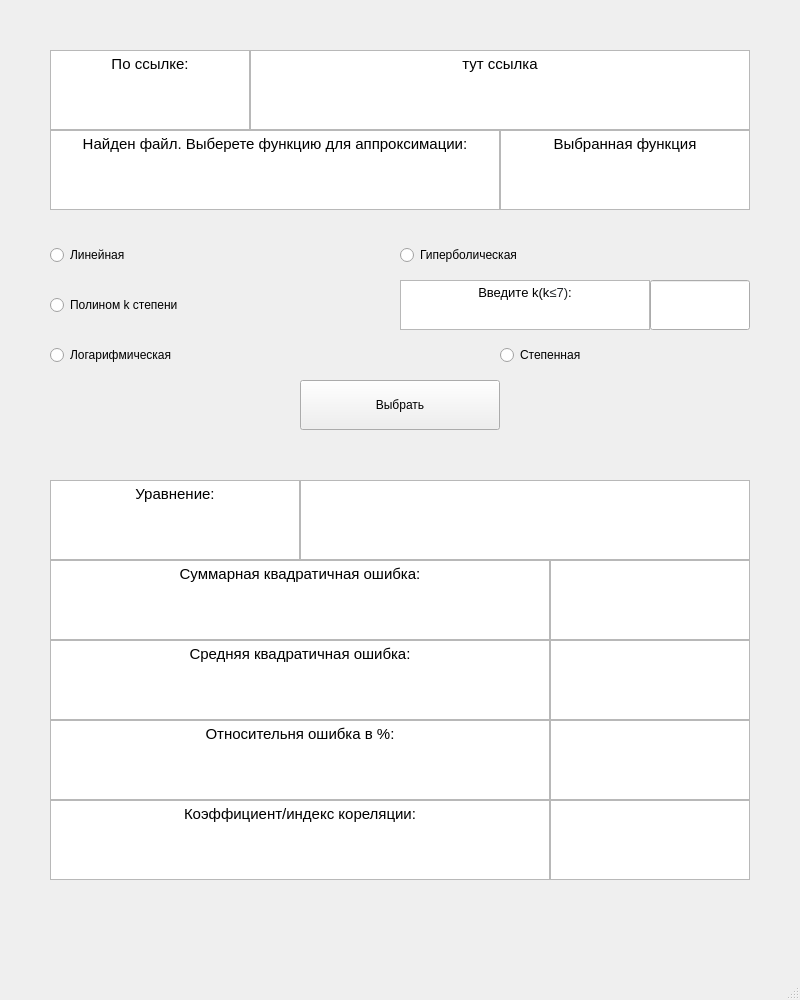
<?xml version="1.0" encoding="UTF-8"?>
<ui version="4.0">
 <class>Dialog</class>
 <widget class="QMainWindow" name="Dialog">
  <property name="geometry">
   <rect>
    <x>0</x>
    <y>0</y>
    <width>800</width>
    <height>1000</height>
   </rect>
  </property>
  <property name="windowTitle">
   <string>MainWindow</string>
  </property>
  <widget class="QWidget" name="centralwidget">
   <widget class="QRadioButton" name="radioButton">
    <property name="geometry">
     <rect>
      <x>50</x>
      <y>230</y>
      <width>250</width>
      <height>50</height>
     </rect>
    </property>
    <property name="text">
     <string>Линейная</string>
    </property>
   </widget>
   <widget class="QRadioButton" name="radioButton_2">
    <property name="geometry">
     <rect>
      <x>50</x>
      <y>280</y>
      <width>350</width>
      <height>50</height>
     </rect>
    </property>
    <property name="text">
     <string>Полином k степени</string>
    </property>
   </widget>
   <widget class="QRadioButton" name="radioButton_3">
    <property name="geometry">
     <rect>
      <x>50</x>
      <y>330</y>
      <width>380</width>
      <height>50</height>
     </rect>
    </property>
    <property name="text">
     <string>Логарифмическая</string>
    </property>
   </widget>
   <widget class="QRadioButton" name="radioButton_4">
    <property name="geometry">
     <rect>
      <x>500</x>
      <y>330</y>
      <width>250</width>
      <height>50</height>
     </rect>
    </property>
    <property name="text">
     <string>Степенная</string>
    </property>
   </widget>
   <widget class="QRadioButton" name="radioButton_5">
    <property name="geometry">
     <rect>
      <x>400</x>
      <y>230</y>
      <width>350</width>
      <height>50</height>
     </rect>
    </property>
    <property name="text">
     <string>Гиперболическая</string>
    </property>
   </widget>
   <widget class="QPushButton" name="pushButton">
    <property name="geometry">
     <rect>
      <x>300</x>
      <y>380</y>
      <width>200</width>
      <height>50</height>
     </rect>
    </property>
    <property name="text">
     <string>Выбрать</string>
    </property>
   </widget>
   <widget class="QTextBrowser" name="textBrowser">
    <property name="geometry">
     <rect>
      <x>250</x>
      <y>50</y>
      <width>500</width>
      <height>80</height>
     </rect>
    </property>
    <property name="html">
     <string>&lt;!DOCTYPE HTML PUBLIC &quot;-//W3C//DTD HTML 4.0//EN&quot; &quot;http://www.w3.org/TR/REC-html40/strict.dtd&quot;&gt;
&lt;html&gt;&lt;head&gt;&lt;meta name=&quot;qrichtext&quot; content=&quot;1&quot; /&gt;&lt;style type=&quot;text/css&quot;&gt;
p, li { white-space: pre-wrap; }
&lt;/style&gt;&lt;/head&gt;&lt;body style=&quot; font-family:'Ubuntu'; font-size:11pt; font-weight:400; font-style:normal;&quot;&gt;
&lt;p align=&quot;center&quot; style=&quot; margin-top:0px; margin-bottom:0px; margin-left:0px; margin-right:0px; -qt-block-indent:0; text-indent:0px;&quot;&gt;тут ссылка&lt;/p&gt;&lt;/body&gt;&lt;/html&gt;</string>
    </property>
   </widget>
   <widget class="QTextBrowser" name="textBrowser_2">
    <property name="geometry">
     <rect>
      <x>50</x>
      <y>50</y>
      <width>200</width>
      <height>80</height>
     </rect>
    </property>
    <property name="html">
     <string>&lt;!DOCTYPE HTML PUBLIC &quot;-//W3C//DTD HTML 4.0//EN&quot; &quot;http://www.w3.org/TR/REC-html40/strict.dtd&quot;&gt;
&lt;html&gt;&lt;head&gt;&lt;meta name=&quot;qrichtext&quot; content=&quot;1&quot; /&gt;&lt;style type=&quot;text/css&quot;&gt;
p, li { white-space: pre-wrap; }
&lt;/style&gt;&lt;/head&gt;&lt;body style=&quot; font-family:'Ubuntu'; font-size:11pt; font-weight:400; font-style:normal;&quot;&gt;
&lt;p align=&quot;center&quot; style=&quot; margin-top:0px; margin-bottom:0px; margin-left:0px; margin-right:0px; -qt-block-indent:0; text-indent:0px;&quot;&gt;По ссылке:&lt;/p&gt;&lt;/body&gt;&lt;/html&gt;</string>
    </property>
   </widget>
   <widget class="QTextBrowser" name="textBrowser_3">
    <property name="geometry">
     <rect>
      <x>50</x>
      <y>130</y>
      <width>450</width>
      <height>80</height>
     </rect>
    </property>
    <property name="html">
     <string>&lt;!DOCTYPE HTML PUBLIC &quot;-//W3C//DTD HTML 4.0//EN&quot; &quot;http://www.w3.org/TR/REC-html40/strict.dtd&quot;&gt;
&lt;html&gt;&lt;head&gt;&lt;meta name=&quot;qrichtext&quot; content=&quot;1&quot; /&gt;&lt;style type=&quot;text/css&quot;&gt;
p, li { white-space: pre-wrap; }
&lt;/style&gt;&lt;/head&gt;&lt;body style=&quot; font-family:'Ubuntu'; font-size:11pt; font-weight:400; font-style:normal;&quot;&gt;
&lt;p align=&quot;center&quot; style=&quot; margin-top:0px; margin-bottom:0px; margin-left:0px; margin-right:0px; -qt-block-indent:0; text-indent:0px;&quot;&gt;Найден файл. Выберете функцию для аппроксимации:&lt;/p&gt;&lt;/body&gt;&lt;/html&gt;</string>
    </property>
   </widget>
   <widget class="QTextBrowser" name="textBrowser_4">
    <property name="geometry">
     <rect>
      <x>500</x>
      <y>130</y>
      <width>250</width>
      <height>80</height>
     </rect>
    </property>
    <property name="html">
     <string>&lt;!DOCTYPE HTML PUBLIC &quot;-//W3C//DTD HTML 4.0//EN&quot; &quot;http://www.w3.org/TR/REC-html40/strict.dtd&quot;&gt;
&lt;html&gt;&lt;head&gt;&lt;meta name=&quot;qrichtext&quot; content=&quot;1&quot; /&gt;&lt;style type=&quot;text/css&quot;&gt;
p, li { white-space: pre-wrap; }
&lt;/style&gt;&lt;/head&gt;&lt;body style=&quot; font-family:'Ubuntu'; font-size:11pt; font-weight:400; font-style:normal;&quot;&gt;
&lt;p align=&quot;center&quot; style=&quot; margin-top:0px; margin-bottom:0px; margin-left:0px; margin-right:0px; -qt-block-indent:0; text-indent:0px;&quot;&gt;Выбранная функция&lt;/p&gt;&lt;/body&gt;&lt;/html&gt;</string>
    </property>
   </widget>
   <widget class="QTextBrowser" name="textBrowser_5">
    <property name="geometry">
     <rect>
      <x>300</x>
      <y>480</y>
      <width>450</width>
      <height>80</height>
     </rect>
    </property>
    <property name="font">
     <font>
      <pointsize>9</pointsize>
     </font>
    </property>
   </widget>
   <widget class="QTextBrowser" name="textBrowser_6">
    <property name="geometry">
     <rect>
      <x>50</x>
      <y>480</y>
      <width>250</width>
      <height>80</height>
     </rect>
    </property>
    <property name="html">
     <string>&lt;!DOCTYPE HTML PUBLIC &quot;-//W3C//DTD HTML 4.0//EN&quot; &quot;http://www.w3.org/TR/REC-html40/strict.dtd&quot;&gt;
&lt;html&gt;&lt;head&gt;&lt;meta name=&quot;qrichtext&quot; content=&quot;1&quot; /&gt;&lt;style type=&quot;text/css&quot;&gt;
p, li { white-space: pre-wrap; }
&lt;/style&gt;&lt;/head&gt;&lt;body style=&quot; font-family:'Ubuntu'; font-size:11pt; font-weight:400; font-style:normal;&quot;&gt;
&lt;p align=&quot;center&quot; style=&quot; margin-top:0px; margin-bottom:0px; margin-left:0px; margin-right:0px; -qt-block-indent:0; text-indent:0px;&quot;&gt;Уравнение:&lt;/p&gt;&lt;/body&gt;&lt;/html&gt;</string>
    </property>
   </widget>
   <widget class="QTextBrowser" name="textBrowser_7">
    <property name="geometry">
     <rect>
      <x>50</x>
      <y>560</y>
      <width>500</width>
      <height>80</height>
     </rect>
    </property>
    <property name="html">
     <string>&lt;!DOCTYPE HTML PUBLIC &quot;-//W3C//DTD HTML 4.0//EN&quot; &quot;http://www.w3.org/TR/REC-html40/strict.dtd&quot;&gt;
&lt;html&gt;&lt;head&gt;&lt;meta name=&quot;qrichtext&quot; content=&quot;1&quot; /&gt;&lt;style type=&quot;text/css&quot;&gt;
p, li { white-space: pre-wrap; }
&lt;/style&gt;&lt;/head&gt;&lt;body style=&quot; font-family:'Ubuntu'; font-size:11pt; font-weight:400; font-style:normal;&quot;&gt;
&lt;p align=&quot;center&quot; style=&quot; margin-top:0px; margin-bottom:0px; margin-left:0px; margin-right:0px; -qt-block-indent:0; text-indent:0px;&quot;&gt;Суммарная квадратичная ошибка:&lt;/p&gt;&lt;/body&gt;&lt;/html&gt;</string>
    </property>
   </widget>
   <widget class="QTextBrowser" name="textBrowser_8">
    <property name="geometry">
     <rect>
      <x>550</x>
      <y>560</y>
      <width>200</width>
      <height>80</height>
     </rect>
    </property>
   </widget>
   <widget class="QTextBrowser" name="textBrowser_9">
    <property name="geometry">
     <rect>
      <x>550</x>
      <y>640</y>
      <width>200</width>
      <height>80</height>
     </rect>
    </property>
   </widget>
   <widget class="QTextBrowser" name="textBrowser_10">
    <property name="geometry">
     <rect>
      <x>50</x>
      <y>640</y>
      <width>500</width>
      <height>80</height>
     </rect>
    </property>
    <property name="html">
     <string>&lt;!DOCTYPE HTML PUBLIC &quot;-//W3C//DTD HTML 4.0//EN&quot; &quot;http://www.w3.org/TR/REC-html40/strict.dtd&quot;&gt;
&lt;html&gt;&lt;head&gt;&lt;meta name=&quot;qrichtext&quot; content=&quot;1&quot; /&gt;&lt;style type=&quot;text/css&quot;&gt;
p, li { white-space: pre-wrap; }
&lt;/style&gt;&lt;/head&gt;&lt;body style=&quot; font-family:'Ubuntu'; font-size:11pt; font-weight:400; font-style:normal;&quot;&gt;
&lt;p align=&quot;center&quot; style=&quot; margin-top:0px; margin-bottom:0px; margin-left:0px; margin-right:0px; -qt-block-indent:0; text-indent:0px;&quot;&gt;Средняя квадратичная ошибка:&lt;/p&gt;&lt;/body&gt;&lt;/html&gt;</string>
    </property>
   </widget>
   <widget class="QTextBrowser" name="textBrowser_11">
    <property name="geometry">
     <rect>
      <x>550</x>
      <y>720</y>
      <width>200</width>
      <height>80</height>
     </rect>
    </property>
   </widget>
   <widget class="QTextBrowser" name="textBrowser_12">
    <property name="geometry">
     <rect>
      <x>50</x>
      <y>720</y>
      <width>500</width>
      <height>80</height>
     </rect>
    </property>
    <property name="html">
     <string>&lt;!DOCTYPE HTML PUBLIC &quot;-//W3C//DTD HTML 4.0//EN&quot; &quot;http://www.w3.org/TR/REC-html40/strict.dtd&quot;&gt;
&lt;html&gt;&lt;head&gt;&lt;meta name=&quot;qrichtext&quot; content=&quot;1&quot; /&gt;&lt;style type=&quot;text/css&quot;&gt;
p, li { white-space: pre-wrap; }
&lt;/style&gt;&lt;/head&gt;&lt;body style=&quot; font-family:'Ubuntu'; font-size:11pt; font-weight:400; font-style:normal;&quot;&gt;
&lt;p align=&quot;center&quot; style=&quot; margin-top:0px; margin-bottom:0px; margin-left:0px; margin-right:0px; -qt-block-indent:0; text-indent:0px;&quot;&gt;Относительня ошибка в %:&lt;/p&gt;&lt;/body&gt;&lt;/html&gt;</string>
    </property>
   </widget>
   <widget class="QTextBrowser" name="textBrowser_13">
    <property name="geometry">
     <rect>
      <x>550</x>
      <y>800</y>
      <width>200</width>
      <height>80</height>
     </rect>
    </property>
   </widget>
   <widget class="QTextBrowser" name="textBrowser_14">
    <property name="geometry">
     <rect>
      <x>50</x>
      <y>800</y>
      <width>500</width>
      <height>80</height>
     </rect>
    </property>
    <property name="html">
     <string>&lt;!DOCTYPE HTML PUBLIC &quot;-//W3C//DTD HTML 4.0//EN&quot; &quot;http://www.w3.org/TR/REC-html40/strict.dtd&quot;&gt;
&lt;html&gt;&lt;head&gt;&lt;meta name=&quot;qrichtext&quot; content=&quot;1&quot; /&gt;&lt;style type=&quot;text/css&quot;&gt;
p, li { white-space: pre-wrap; }
&lt;/style&gt;&lt;/head&gt;&lt;body style=&quot; font-family:'Ubuntu'; font-size:11pt; font-weight:400; font-style:normal;&quot;&gt;
&lt;p align=&quot;center&quot; style=&quot; margin-top:0px; margin-bottom:0px; margin-left:0px; margin-right:0px; -qt-block-indent:0; text-indent:0px;&quot;&gt;Коэффициент/индекс кореляции:&lt;/p&gt;&lt;/body&gt;&lt;/html&gt;</string>
    </property>
   </widget>
   <widget class="QTextBrowser" name="textBrowser_15">
    <property name="geometry">
     <rect>
      <x>400</x>
      <y>280</y>
      <width>250</width>
      <height>50</height>
     </rect>
    </property>
    <property name="html">
     <string>&lt;!DOCTYPE HTML PUBLIC &quot;-//W3C//DTD HTML 4.0//EN&quot; &quot;http://www.w3.org/TR/REC-html40/strict.dtd&quot;&gt;
&lt;html&gt;&lt;head&gt;&lt;meta name=&quot;qrichtext&quot; content=&quot;1&quot; /&gt;&lt;style type=&quot;text/css&quot;&gt;
p, li { white-space: pre-wrap; }
&lt;/style&gt;&lt;/head&gt;&lt;body style=&quot; font-family:'Ubuntu'; font-size:11pt; font-weight:400; font-style:normal;&quot;&gt;
&lt;p align=&quot;center&quot; style=&quot; margin-top:0px; margin-bottom:0px; margin-left:0px; margin-right:0px; -qt-block-indent:0; text-indent:0px;&quot;&gt;&lt;span style=&quot; font-size:10pt;&quot;&gt;Введите k(k&lt;/span&gt;&lt;span style=&quot; font-family:'Roboto','Arial','Helvetica','sans-serif'; font-size:10pt; color:#212529; background-color:#ffffff;&quot;&gt;≤7)&lt;/span&gt;&lt;span style=&quot; font-size:10pt;&quot;&gt;:&lt;/span&gt;&lt;/p&gt;&lt;/body&gt;&lt;/html&gt;</string>
    </property>
   </widget>
   <widget class="QLineEdit" name="lineEdit">
    <property name="geometry">
     <rect>
      <x>650</x>
      <y>280</y>
      <width>100</width>
      <height>50</height>
     </rect>
    </property>
   </widget>
  </widget>
  <widget class="QMenuBar" name="menubar">
   <property name="geometry">
    <rect>
     <x>0</x>
     <y>0</y>
     <width>800</width>
     <height>39</height>
    </rect>
   </property>
  </widget>
  <widget class="QStatusBar" name="statusbar"/>
 </widget>
 <resources/>
 <connections/>
</ui>
